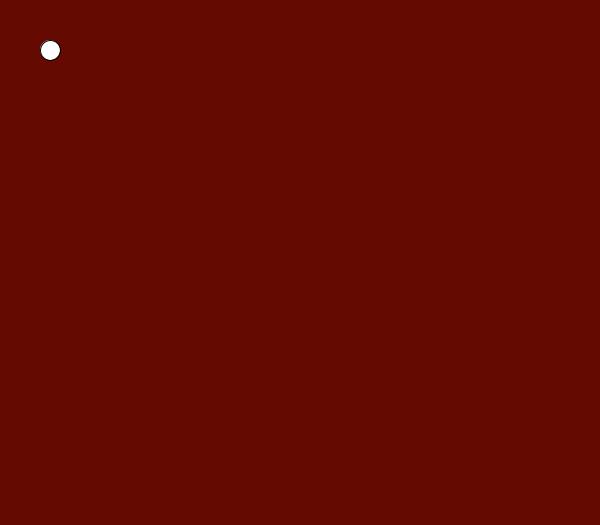
Frame 1 (no input)
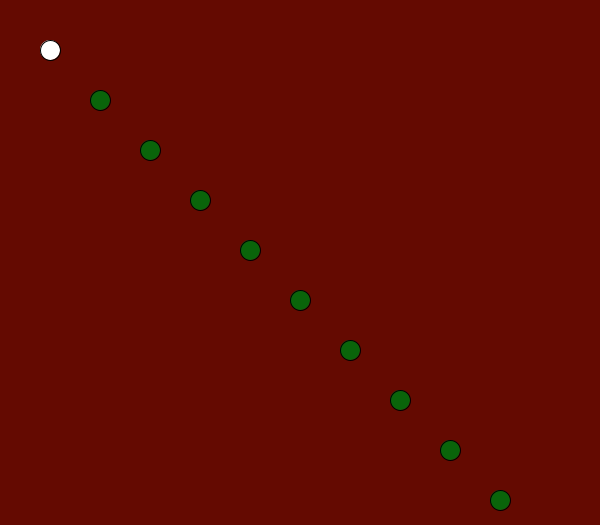
Frame 60 (the mouse pressed at the canvas centre just before this capture)
Frame 120 (the mouse held since frame 60 and released just before this capture): identical to frame 60, image omitted

The Processing sketch that drew these frames (run headless with seeded random() and noise(); from frame 60 on, the mouse is pressed at the canvas centre):

// Processing sketch: sketch_diagonal_dotted_line
// ── sketch_diagonal_dotted_line.pde
int x = 50;
int y = 50;

void setup() {
  size(600,525);
  background(100,10,1);
}
  
  void draw() {
    ellipse(x,y,20,20);
    fill(10,100,10);
    x = x + 50;
    y = y + 50;
  }
